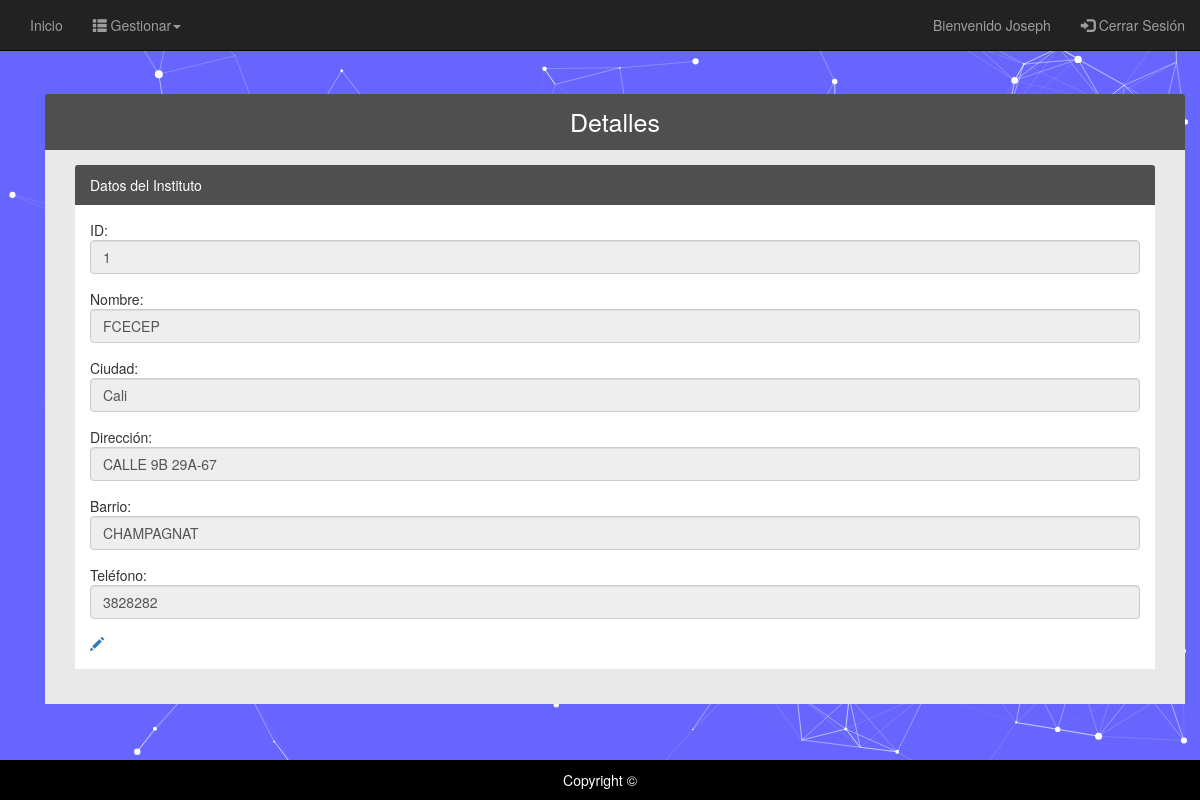
/Institucion/Details/details/1 (signed in), run on the app's committed database.
### tables this page shows
CREATE TABLE `instituto` (
  `id_instituto` int(11) NOT NULL,
  `nom_instituto` varchar(30) NOT NULL,
  `id_ciudad` int(11) NOT NULL,
  `dir_instituto` varchar(30) NOT NULL,
  `barrio_instituto` varchar(50) NOT NULL,
  `tel_instituto` int(10) NOT NULL
);

CREATE TABLE `ciudad` (
  `id_ciudad` int(11) NOT NULL,
  `des_ciudad` varchar(30) NOT NULL,
  `id_pais` int(11) NOT NULL
);

### Library/Views.php (called while the page is built, shortened)
<?php
	class Views
	{
		function render($site, $controller, $view, $array)
		{
			$controllers = get_class($controller);
			require VIEWS.DFT."head.php";
			require VIEWS. $site . '/' . $controllers.'/'.$view.'.php';
			require VIEWS.DFT."footer.php";
		}
	}
?>

### Library/QueryManager.php (called while the page is built, shortened)
<?php
class QueryManager
{
    private $link;
    function __construct($HOST, $USER, $PASS, $NAME)
    {
        $this->link = new mysqli($HOST, $USER, $PASS, $NAME);
    }
    function selectIns_Ciu_1($attr, $table, $table1, $where){
        $query  = "SELECT " . $attr .
                " FROM " . $table . " AS A
                INNER JOIN " . $table1 . " AS B
                ON A.id_ciudad = B.id_ciudad
                WHERE " .$where. ";";
        $result = $this->link->query($query);
        if ($result->num_rows > 0) {
            while ($row = $result->fetch_assoc()) {
                $response[] = $row;
            }
            return $response;
        }
    }
}

### Models/Details_model.php (called while the page is built, shortened)
<?php
class Details_model extends Conexion
{
	function getDataIns_Ciu_1($columns, $table, $table1, $where){
		return $this->db->selectIns_Ciu_1($columns, $table, $table1, $where);
	}
}
?>

### Views/Institucion/Details/details.php (the view, shortened to what this page needs)
<?php foreach ($array as $key => $value) { ?>
<div class="container" style="padding-top: 2%;">
	<div class="panel-group">
		<div class="panel-primary">
			<div class="panel-heading text-center" style="font-size: 25px;">
				Detalles
			</div>
			<div class="panel-body panel-body-editar">
				<div class="panel-group col-sm-12">
					<div class="panel-primary">
						<div class="panel-heading">
							Datos del Instituto
						</div>
						<form class="form-horizontal" id="Actualizar" name="Actualizar" method="POST">
							<div class="panel-body panel-body-datos col-sm-12">
					            <div class="form-group">
									<div class="col-sm-12">
										ID: <input type="text" name="instituto" id="instituto" placeholder="ID *" class="form-control" value="<?php echo $value["id_instituto"]; ?>" disabled></input>
                                    </div>
								</div>
					            <div class="form-group">
									<div class="col-sm-12">
										Nombre: <input type="text" name="descripcion" id="descripcion" placeholder="Descripción *" class="form-control" value="<?php echo $value["nom_instituto"]; ?>" disabled></input>
                                    </div>
								</div>
								<div class="form-group">
									<div class="col-sm-12">
										Ciudad: <input type="text" name="ciudad" id="ciudad" placeholder="Ciudad *" class="form-control" value="<?php echo $value["des_ciudad"]; ?>" disabled></input>
                                    </div>
								</div>
								<div class="form-group">
									<div class="col-sm-12">
										Dirección: <input type="text" name="direccion" id="direccion" placeholder="Dirección *" class="form-control" value="<?php echo $value["dir_instituto"]; ?>" disabled></input>
                                    </div>
								</div>
								<div class="form-group">
									<div class="col-sm-12">
										Barrio: <input type="text" name="barrio" id="barrio" placeholder="Barrio *" class="form-control" value="<?php echo $value["barrio_instituto"]; ?>" disabled></input>
                                    </div>
								</div>
								<div class="form-group">
									<div class="col-sm-12">
										Teléfono: <input type="text" name="telefono" id="telefono" placeholder="Barrio *" class="form-control" value="<?php echo $value["tel_instituto"]; ?>" disabled></input>
                                    </div>
								</div>
								<a href="<?php echo URL.'Institucion/Edit/edit/'. $value["id_instituto"] ?>" class="glyphicon glyphicon-pencil"></a>
							</div>
						</form>
					</div>
				</div>
			</div>
		</div>
	</div>
</div>
<?php } ?>

### Views/Default/Css/Style.css (style rules this page uses)
body { background: #6666ff; }
.panel-group > .panel-primary { border-color: #4F4F4F; }
.panel-primary > .panel-heading { background-color: #4F4F4F; border-color: #4F4F4F; }

### Views/Institucion/Details/details.php (style rules this page uses)
.panel-body-editar { background-color: #EAE9E9!important; }
.panel-body-datos { background-color: #FFF!important; }

### Views/Default/footer.php (style rules this page uses)
html { position: relative; min-height: 100%; }
body { margin: 0 0 65px; }

### data on the page
instituto: instituto "1", descripcion "FCECEP", ciudad "Cali", direccion "CALLE 9B 29A-67", barrio "CHAMPAGNAT", telefono "3828282"

### other printed values
$userName["nom_persona"] "Joseph"
